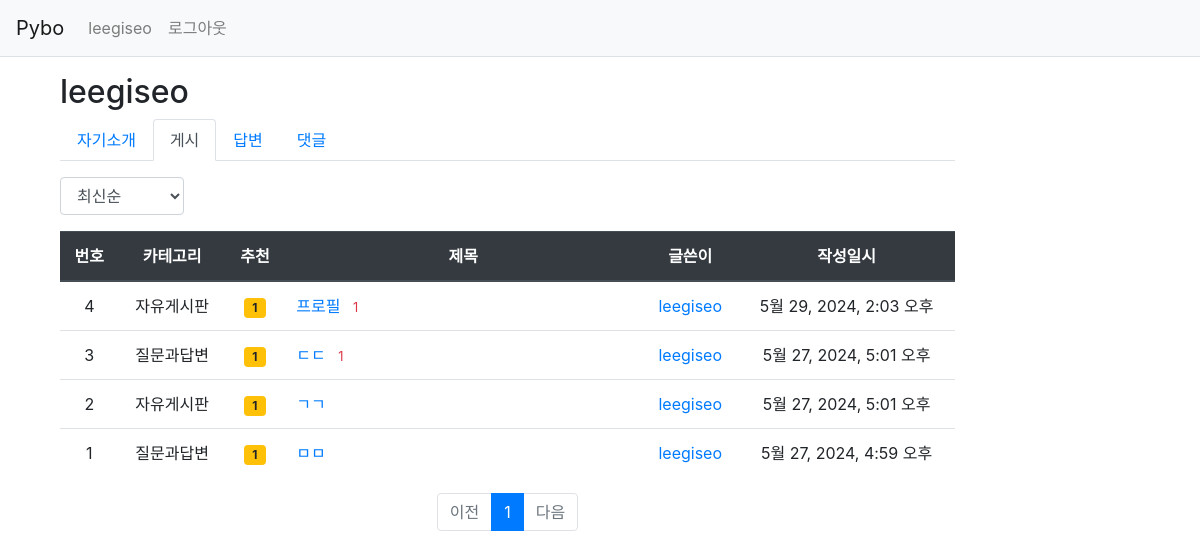
/pybo/profile/question/leegiseo/, run on the app's committed database.
### pybo/models.py (models this page shows, shortened)
class Question(models.Model):
    author = models.ForeignKey(User, on_delete=models.CASCADE, related_name='author_question')
    category = models.ForeignKey(Category, on_delete=models.CASCADE, related_name='category_question', default=1)
    subject = models.CharField(max_length=200)
    content = models.TextField()
    create_date = models.DateTimeField()
    modify_date = models.DateTimeField(null=True, blank=True)
    voter = models.ManyToManyField(User, related_name='voter_question')

class Category(models.Model):
    name = models.CharField(max_length=100, unique=True)
    def __str__(self):
        return self.name

### pybo/views/profile_views.py (the view)
# urls.py: path('profile/question/<str:username>/', profile_views.profile_question, name='profile_question'),
def profile_question(request, username):
    user = get_object_or_404(User, username=username)
    page = request.GET.get('page', '1')  # 페이지
    so = request.GET.get('so', 'recent')  # 정렬기준
    question_list = Question.objects.filter(author=user)
    if so == 'recommend':
        question_list = question_list.annotate(num_voter=Count('voter')).order_by('-num_voter', '-create_date')
    elif so == 'popular':
        question_list = question_list.annotate(num_answer=Count('answer')).order_by('-num_answer', '-create_date')
    else:  # recent
        question_list = question_list.order_by('-create_date')
    paginator = Paginator(question_list, 10)  # 페이지당 10개씩 보여주기
    page_obj = paginator.get_page(page)
    context = {'user': user, 'question_list': page_obj, 'page': page, 'so': so}
    return render(request, 'pybo/profile_question.html', context)

### pybo/templatetags/pybo_filter.py (called while the page is built)
@register.filter
def sub(value, arg):
    return value - arg

### templates/pybo/profile_question.html (shortened to what this page needs)
{% extends 'base.html' %}
{% load pybo_filter %}
{% block content %}
<div class="container my-3 d-flex">
    <div class="col-10 flex-grow-1">
        <h2>{{ user.username }}</h2>
        <ul class="nav nav-tabs">
            <li class="nav-item">
                <a class="nav-link " href="{% url 'pybo:profile_question' username=user.username %}">자기소개</a>
            </li>
            <li class="nav-item">
                <a class="nav-link active" href="{% url 'pybo:profile_question' username=user.username %}">게시</a>
            </li>
            <li class="nav-item">
                <a class="nav-link " href="{% url 'pybo:profile_answer' username=user.username %}">답변</a>
            </li>
            <li class="nav-item">
                <a class="nav-link " href="{% url 'pybo:profile_comment' username=user.username %}">댓글</a>
            </li>
        </ul>
        <div class="row justify-content-between my-3">
            <div class="col-2">
                <select class="form-control so">
                    <option value="recent" {% if so == 'recent' %}selected{% endif %}>최신순</option>
                </select>
            </div>
        </div>
        <table class="table">
            <thead>
            <tr class="text-center thead-dark">
                <th>번호</th>
                <th >카테고리</th>
                <th>추천</th>
                <th style="width:40%">제목</th>
                <th>글쓴이</th>
                <th>작성일시</th>
            </tr>
            </thead>
            <tbody>
            {% if question_list %}
            {% for question in question_list %}
            <tr class="text-center">
                <td>
                    {{ question_list.paginator.count|sub:question_list.start_index|sub:forloop.counter0|add:1 }}
                </td>
                <td>
                    {{ question.category }}
                </td>
                <td>
                    {% if question.voter.all.count > 0 %}
                    <span class="badge badge-warning px-2 py-1">{{ question.voter.all.count }}</span>
                    {% endif %}
                </td>
                <td class="text-left">
                    <a href="{% url 'pybo:detail' question.id %}">{{ question.subject }}</a>
                    {% if question.answer_set.count > 0 %}
                    <span class="text-danger small ml-2">{{ question.answer_set.count }}</span>
                    {% endif %}
                </td>
                <td>
                    <a href="{% url 'pybo:profile_question' question.author.username %}">{{ question.author.username }}</a>
                </td>
                <td>{{ question.create_date }}</td>
            </tr>
            {% endfor %}
            {% else %}
            <tr>
                <td colspan="3">질문이 없습니다.</td>
            </tr>
            {% endif %}
            </tbody>
        </table>
        <ul class="pagination justify-content-center">
            {% if question_list.has_previous %}
            <li class="page-item">
                <a class="page-link" data-page="{{ question_list.previous_page_number }}" href="#">이전</a>
            </li>
            {% else %}
            <li class="page-item disabled">
                <a class="page-link" tabindex="-1" aria-disabled="true" href="#">이전</a>
            </li>
            {% endif %}
            {% for page_number in question_list.paginator.page_range %}
            {% if page_number >= question_list.number|add:-5 and page_number <= question_list.number|add:5 %}
                {% if page_number == question_list.number %}
                <li class="page-item active" aria-current="page">
                    <a class="page-link" data-page="{{ page_number }}" href="#">{{ page_number }}</a>
                </li>
                {% else %}
                <li class="page-item">
                    <a class="page-link" data-page="{{ page_number }}" href="#">{{ page_number }}</a>
                </li>
                {% endif %}
            {% endif %}
            {% endfor %}
            {% if question_list.has_next %}
            <li class="page-item">
                <a class="page-link" data-page="{{ question_list.next_page_number }}" href="#">다음</a>
            </li>
            {% else %}
            <li class="page-item disabled">
                <a class="page-link" tabindex="-1" aria-disabled="true" href="#">다음</a>
            </li>
            {% endif %}
        </ul>
    </div>
</div>
{% endblock %}

### templates/navbar.html (shortened to what this page needs)
<nav class="navbar navbar-expand-lg navbar-light bg-light border-bottom">
    <a class="navbar-brand" href="{% url 'pybo:index' %}">Pybo</a>
    <div class="collapse navbar-collapse flex-grow-0" id="navbarNav">
        <ul class="navbar-nav">
            <li class="nav-item d-flex">
                {% if user.is_authenticated %}
                <a class="nav-link" href="{% url 'pybo:profile_question' user.username %}">{{ user.username }}</a>
                <a class="nav-link" href="{% url 'common:logout' %}">로그아웃</a>
                {% else %}
                <a class="nav-link" href="{% url 'common:login' %}">로그인</a>
                {% endif %}
            </li>
        </ul>
    </div>
</nav>

### data on the page
Question: paginator.count|sub "4", category "자유게시판", voter.all.count "1", subject "프로필", answer_set.count "1", author.username "leegiseo", create_date "5월 29, 2024, 2:03 오후"
Question: paginator.count|sub "3", category "질문과답변", voter.all.count "1", subject "ㄷㄷ", answer_set.count "1", author.username "leegiseo", create_date "5월 27, 2024, 5:01 오후"
Question: paginator.count|sub "2", category "자유게시판", voter.all.count "1", subject "ㄱㄱ", author.username "leegiseo", create_date "5월 27, 2024, 5:01 오후"
Question: paginator.count|sub "1", category "질문과답변", voter.all.count "1", subject "ㅁㅁ", author.username "leegiseo", create_date "5월 27, 2024, 4:59 오후"

### other printed values
{{ user.username }} "leegiseo"
{{ page_number }} "1"
